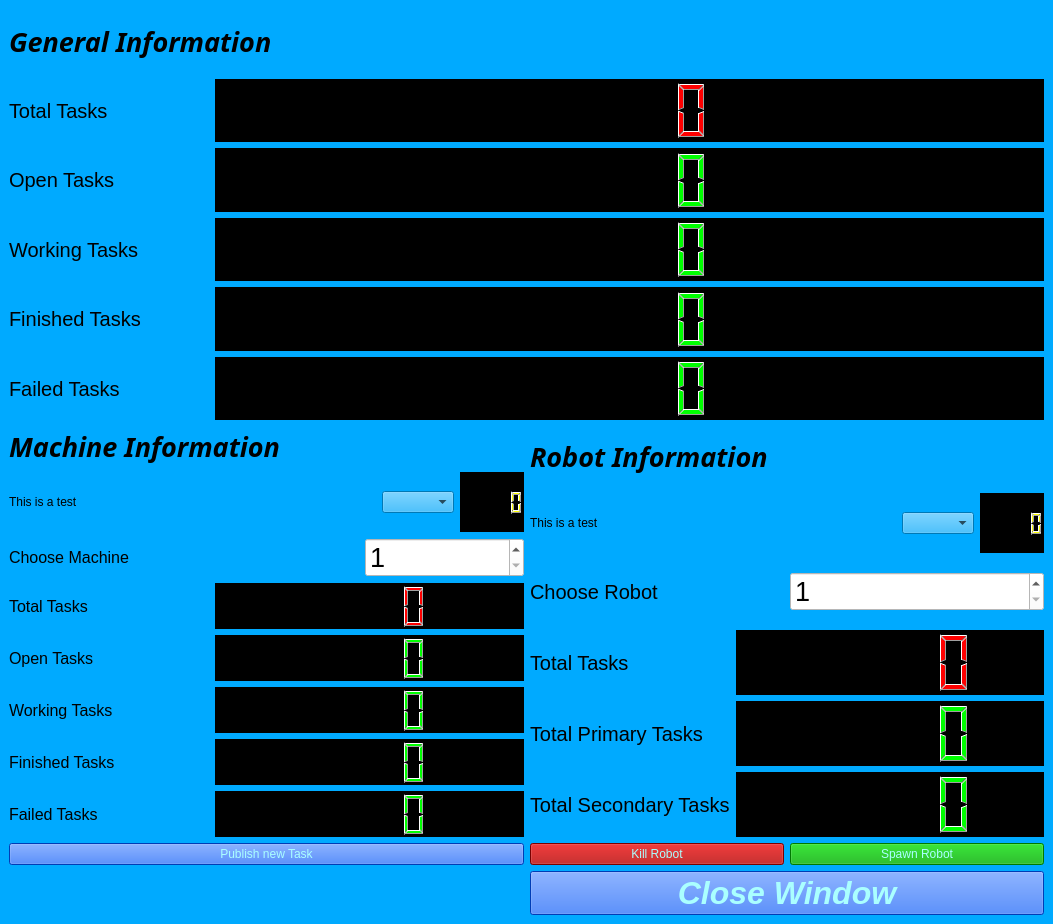
<?xml version="1.0" encoding="UTF-8"?>
<ui version="4.0">
 <class>GUI</class>
 <widget class="QMainWindow" name="GUI">
  <property name="geometry">
   <rect>
    <x>0</x>
    <y>0</y>
    <width>1053</width>
    <height>924</height>
   </rect>
  </property>
  <property name="windowTitle">
   <string>GUI</string>
  </property>
  <property name="styleSheet">
   <string notr="true">background-color: rgb(0, 170, 255);</string>
  </property>
  <widget class="QWidget" name="centralwidget">
   <layout class="QGridLayout" name="gridLayout">
    <item row="0" column="0" colspan="2">
     <layout class="QVBoxLayout" name="verticalLayout">
      <item>
       <widget class="QLabel" name="label_17">
        <property name="font">
         <font>
          <family>Purisa</family>
          <pointsize>20</pointsize>
          <weight>75</weight>
          <italic>true</italic>
          <bold>true</bold>
         </font>
        </property>
        <property name="text">
         <string>General Information</string>
        </property>
       </widget>
      </item>
      <item>
       <layout class="QHBoxLayout" name="horizontalLayout">
        <item>
         <widget class="QLabel" name="label">
          <property name="sizePolicy">
           <sizepolicy hsizetype="Fixed" vsizetype="Preferred">
            <horstretch>0</horstretch>
            <verstretch>0</verstretch>
           </sizepolicy>
          </property>
          <property name="minimumSize">
           <size>
            <width>200</width>
            <height>55</height>
           </size>
          </property>
          <property name="font">
           <font>
            <pointsize>15</pointsize>
           </font>
          </property>
          <property name="text">
           <string>Total Tasks</string>
          </property>
         </widget>
        </item>
        <item>
         <spacer name="horizontalSpacer">
          <property name="minimumSize">
           <size>
            <width>0</width>
            <height>55</height>
           </size>
          </property>
          <property name="orientation">
           <enum>Qt::Horizontal</enum>
          </property>
          <property name="sizeType">
           <enum>QSizePolicy::Fixed</enum>
          </property>
          <property name="sizeHint" stdset="0">
           <size>
            <width>650</width>
            <height>20</height>
           </size>
          </property>
         </spacer>
        </item>
        <item>
         <widget class="QLCDNumber" name="lcdNumberTotalTasks">
          <property name="minimumSize">
           <size>
            <width>100</width>
            <height>55</height>
           </size>
          </property>
          <property name="styleSheet">
           <string notr="true">background-color: rgb(0, 0, 0);
color: rgb(255, 0, 0);</string>
          </property>
          <property name="digitCount">
           <number>5</number>
          </property>
         </widget>
        </item>
       </layout>
      </item>
      <item>
       <layout class="QHBoxLayout" name="horizontalLayout_2">
        <item>
         <widget class="QLabel" name="label_2">
          <property name="sizePolicy">
           <sizepolicy hsizetype="Fixed" vsizetype="Preferred">
            <horstretch>0</horstretch>
            <verstretch>0</verstretch>
           </sizepolicy>
          </property>
          <property name="minimumSize">
           <size>
            <width>200</width>
            <height>55</height>
           </size>
          </property>
          <property name="font">
           <font>
            <pointsize>15</pointsize>
           </font>
          </property>
          <property name="text">
           <string>Open Tasks</string>
          </property>
         </widget>
        </item>
        <item>
         <spacer name="horizontalSpacer_2">
          <property name="minimumSize">
           <size>
            <width>0</width>
            <height>55</height>
           </size>
          </property>
          <property name="orientation">
           <enum>Qt::Horizontal</enum>
          </property>
          <property name="sizeType">
           <enum>QSizePolicy::Fixed</enum>
          </property>
          <property name="sizeHint" stdset="0">
           <size>
            <width>650</width>
            <height>20</height>
           </size>
          </property>
         </spacer>
        </item>
        <item>
         <widget class="QLCDNumber" name="lcdNumberOpenTasks">
          <property name="minimumSize">
           <size>
            <width>100</width>
            <height>55</height>
           </size>
          </property>
          <property name="styleSheet">
           <string notr="true">background-color: rgb(0, 0, 0);
color: rgb(0, 255, 0);</string>
          </property>
          <property name="digitCount">
           <number>5</number>
          </property>
         </widget>
        </item>
       </layout>
      </item>
      <item>
       <layout class="QHBoxLayout" name="horizontalLayout_3">
        <item>
         <widget class="QLabel" name="label_3">
          <property name="sizePolicy">
           <sizepolicy hsizetype="Fixed" vsizetype="Preferred">
            <horstretch>0</horstretch>
            <verstretch>0</verstretch>
           </sizepolicy>
          </property>
          <property name="minimumSize">
           <size>
            <width>200</width>
            <height>55</height>
           </size>
          </property>
          <property name="font">
           <font>
            <pointsize>15</pointsize>
           </font>
          </property>
          <property name="text">
           <string>Working Tasks</string>
          </property>
         </widget>
        </item>
        <item>
         <spacer name="horizontalSpacer_3">
          <property name="minimumSize">
           <size>
            <width>0</width>
            <height>55</height>
           </size>
          </property>
          <property name="orientation">
           <enum>Qt::Horizontal</enum>
          </property>
          <property name="sizeType">
           <enum>QSizePolicy::Fixed</enum>
          </property>
          <property name="sizeHint" stdset="0">
           <size>
            <width>650</width>
            <height>20</height>
           </size>
          </property>
         </spacer>
        </item>
        <item>
         <widget class="QLCDNumber" name="lcdNumberWorkingTasks">
          <property name="minimumSize">
           <size>
            <width>100</width>
            <height>55</height>
           </size>
          </property>
          <property name="styleSheet">
           <string notr="true">background-color: rgb(0, 0, 0);
color: rgb(0, 255, 0);</string>
          </property>
          <property name="digitCount">
           <number>5</number>
          </property>
         </widget>
        </item>
       </layout>
      </item>
      <item>
       <layout class="QHBoxLayout" name="horizontalLayout_4">
        <item>
         <widget class="QLabel" name="label_4">
          <property name="sizePolicy">
           <sizepolicy hsizetype="Fixed" vsizetype="Preferred">
            <horstretch>0</horstretch>
            <verstretch>0</verstretch>
           </sizepolicy>
          </property>
          <property name="minimumSize">
           <size>
            <width>200</width>
            <height>55</height>
           </size>
          </property>
          <property name="font">
           <font>
            <pointsize>15</pointsize>
           </font>
          </property>
          <property name="text">
           <string>Finished Tasks</string>
          </property>
         </widget>
        </item>
        <item>
         <spacer name="horizontalSpacer_4">
          <property name="minimumSize">
           <size>
            <width>0</width>
            <height>55</height>
           </size>
          </property>
          <property name="orientation">
           <enum>Qt::Horizontal</enum>
          </property>
          <property name="sizeType">
           <enum>QSizePolicy::Fixed</enum>
          </property>
          <property name="sizeHint" stdset="0">
           <size>
            <width>650</width>
            <height>20</height>
           </size>
          </property>
         </spacer>
        </item>
        <item>
         <widget class="QLCDNumber" name="lcdNumberFinishedTasks">
          <property name="minimumSize">
           <size>
            <width>100</width>
            <height>55</height>
           </size>
          </property>
          <property name="styleSheet">
           <string notr="true">background-color: rgb(0, 0, 0);
color: rgb(0, 255, 0);</string>
          </property>
          <property name="digitCount">
           <number>5</number>
          </property>
         </widget>
        </item>
       </layout>
      </item>
      <item>
       <layout class="QHBoxLayout" name="horizontalLayout_5">
        <item>
         <widget class="QLabel" name="label_5">
          <property name="sizePolicy">
           <sizepolicy hsizetype="Fixed" vsizetype="Preferred">
            <horstretch>0</horstretch>
            <verstretch>0</verstretch>
           </sizepolicy>
          </property>
          <property name="minimumSize">
           <size>
            <width>200</width>
            <height>55</height>
           </size>
          </property>
          <property name="font">
           <font>
            <pointsize>15</pointsize>
           </font>
          </property>
          <property name="text">
           <string>Failed Tasks</string>
          </property>
         </widget>
        </item>
        <item>
         <spacer name="horizontalSpacer_5">
          <property name="minimumSize">
           <size>
            <width>0</width>
            <height>55</height>
           </size>
          </property>
          <property name="orientation">
           <enum>Qt::Horizontal</enum>
          </property>
          <property name="sizeType">
           <enum>QSizePolicy::Fixed</enum>
          </property>
          <property name="sizeHint" stdset="0">
           <size>
            <width>650</width>
            <height>20</height>
           </size>
          </property>
         </spacer>
        </item>
        <item>
         <widget class="QLCDNumber" name="lcdNumberFailedTasks">
          <property name="minimumSize">
           <size>
            <width>100</width>
            <height>55</height>
           </size>
          </property>
          <property name="styleSheet">
           <string notr="true">background-color: rgb(0, 0, 0);
color: rgb(0, 255, 0);</string>
          </property>
          <property name="digitCount">
           <number>5</number>
          </property>
         </widget>
        </item>
       </layout>
      </item>
     </layout>
    </item>
    <item row="1" column="0">
     <layout class="QVBoxLayout" name="verticalLayout_3">
      <item>
       <widget class="QLabel" name="label_18">
        <property name="minimumSize">
         <size>
          <width>0</width>
          <height>40</height>
         </size>
        </property>
        <property name="font">
         <font>
          <family>Purisa</family>
          <pointsize>20</pointsize>
          <weight>75</weight>
          <italic>true</italic>
          <bold>true</bold>
         </font>
        </property>
        <property name="text">
         <string>Machine Information</string>
        </property>
       </widget>
      </item>
      <item>
       <layout class="QHBoxLayout" name="horizontalLayout_12">
        <item>
         <widget class="QLabel" name="label_12">
          <property name="text">
           <string>This is a test</string>
          </property>
         </widget>
        </item>
        <item>
         <spacer name="horizontalSpacer_12">
          <property name="orientation">
           <enum>Qt::Horizontal</enum>
          </property>
          <property name="sizeHint" stdset="0">
           <size>
            <width>150</width>
            <height>20</height>
           </size>
          </property>
         </spacer>
        </item>
        <item>
         <widget class="QComboBox" name="comboBoxMachines"/>
        </item>
        <item>
         <widget class="QLCDNumber" name="lcdNumber">
          <property name="minimumSize">
           <size>
            <width>0</width>
            <height>60</height>
           </size>
          </property>
          <property name="maximumSize">
           <size>
            <width>300</width>
            <height>16777215</height>
           </size>
          </property>
          <property name="styleSheet">
           <string notr="true">background-color: rgb(0, 0, 0);
color: rgb(255, 255, 0);</string>
          </property>
         </widget>
        </item>
       </layout>
      </item>
      <item>
       <layout class="QHBoxLayout" name="horizontalLayout_6">
        <item>
         <widget class="QLabel" name="label_6">
          <property name="minimumSize">
           <size>
            <width>200</width>
            <height>20</height>
           </size>
          </property>
          <property name="font">
           <font>
            <pointsize>12</pointsize>
           </font>
          </property>
          <property name="text">
           <string>Choose Machine</string>
          </property>
         </widget>
        </item>
        <item>
         <spacer name="horizontalSpacer_6">
          <property name="orientation">
           <enum>Qt::Horizontal</enum>
          </property>
          <property name="sizeType">
           <enum>QSizePolicy::Fixed</enum>
          </property>
          <property name="sizeHint" stdset="0">
           <size>
            <width>150</width>
            <height>20</height>
           </size>
          </property>
         </spacer>
        </item>
        <item>
         <widget class="QSpinBox" name="spinBoxMachines">
          <property name="font">
           <font>
            <family>Ubuntu</family>
            <pointsize>20</pointsize>
            <weight>50</weight>
            <italic>false</italic>
            <bold>false</bold>
           </font>
          </property>
          <property name="styleSheet">
           <string notr="true">background-color: rgb(255, 255, 255);
color: rgb(0, 0, 0);</string>
          </property>
          <property name="minimum">
           <number>1</number>
          </property>
          <property name="maximum">
           <number>9</number>
          </property>
         </widget>
        </item>
       </layout>
      </item>
      <item>
       <layout class="QHBoxLayout" name="horizontalLayout_7">
        <item>
         <widget class="QLabel" name="label_7">
          <property name="sizePolicy">
           <sizepolicy hsizetype="Fixed" vsizetype="Preferred">
            <horstretch>0</horstretch>
            <verstretch>0</verstretch>
           </sizepolicy>
          </property>
          <property name="minimumSize">
           <size>
            <width>200</width>
            <height>20</height>
           </size>
          </property>
          <property name="font">
           <font>
            <pointsize>12</pointsize>
           </font>
          </property>
          <property name="text">
           <string>Total Tasks</string>
          </property>
         </widget>
        </item>
        <item>
         <spacer name="horizontalSpacer_7">
          <property name="minimumSize">
           <size>
            <width>0</width>
            <height>46</height>
           </size>
          </property>
          <property name="orientation">
           <enum>Qt::Horizontal</enum>
          </property>
          <property name="sizeType">
           <enum>QSizePolicy::Fixed</enum>
          </property>
          <property name="sizeHint" stdset="0">
           <size>
            <width>150</width>
            <height>20</height>
           </size>
          </property>
         </spacer>
        </item>
        <item>
         <widget class="QLCDNumber" name="lcdNumberMachineTotalTasks">
          <property name="minimumSize">
           <size>
            <width>100</width>
            <height>20</height>
           </size>
          </property>
          <property name="styleSheet">
           <string notr="true">background-color: rgb(0, 0, 0);
color: rgb(255, 0, 0);</string>
          </property>
          <property name="digitCount">
           <number>5</number>
          </property>
         </widget>
        </item>
       </layout>
      </item>
      <item>
       <layout class="QHBoxLayout" name="horizontalLayout_8">
        <item>
         <widget class="QLabel" name="label_8">
          <property name="sizePolicy">
           <sizepolicy hsizetype="Fixed" vsizetype="Preferred">
            <horstretch>0</horstretch>
            <verstretch>0</verstretch>
           </sizepolicy>
          </property>
          <property name="minimumSize">
           <size>
            <width>200</width>
            <height>20</height>
           </size>
          </property>
          <property name="font">
           <font>
            <pointsize>12</pointsize>
           </font>
          </property>
          <property name="text">
           <string>Open Tasks</string>
          </property>
         </widget>
        </item>
        <item>
         <spacer name="horizontalSpacer_8">
          <property name="minimumSize">
           <size>
            <width>0</width>
            <height>46</height>
           </size>
          </property>
          <property name="orientation">
           <enum>Qt::Horizontal</enum>
          </property>
          <property name="sizeType">
           <enum>QSizePolicy::Fixed</enum>
          </property>
          <property name="sizeHint" stdset="0">
           <size>
            <width>150</width>
            <height>20</height>
           </size>
          </property>
         </spacer>
        </item>
        <item>
         <widget class="QLCDNumber" name="lcdNumberMachineOpenTasks">
          <property name="minimumSize">
           <size>
            <width>100</width>
            <height>20</height>
           </size>
          </property>
          <property name="styleSheet">
           <string notr="true">background-color: rgb(0, 0, 0);
color: rgb(0, 255, 0);</string>
          </property>
          <property name="digitCount">
           <number>5</number>
          </property>
         </widget>
        </item>
       </layout>
      </item>
      <item>
       <layout class="QHBoxLayout" name="horizontalLayout_9">
        <item>
         <widget class="QLabel" name="label_9">
          <property name="sizePolicy">
           <sizepolicy hsizetype="Fixed" vsizetype="Preferred">
            <horstretch>0</horstretch>
            <verstretch>0</verstretch>
           </sizepolicy>
          </property>
          <property name="minimumSize">
           <size>
            <width>200</width>
            <height>20</height>
           </size>
          </property>
          <property name="font">
           <font>
            <pointsize>12</pointsize>
           </font>
          </property>
          <property name="text">
           <string>Working Tasks</string>
          </property>
         </widget>
        </item>
        <item>
         <spacer name="horizontalSpacer_9">
          <property name="minimumSize">
           <size>
            <width>0</width>
            <height>46</height>
           </size>
          </property>
          <property name="orientation">
           <enum>Qt::Horizontal</enum>
          </property>
          <property name="sizeType">
           <enum>QSizePolicy::Fixed</enum>
          </property>
          <property name="sizeHint" stdset="0">
           <size>
            <width>150</width>
            <height>20</height>
           </size>
          </property>
         </spacer>
        </item>
        <item>
         <widget class="QLCDNumber" name="lcdNumberMachineWorkingTasks">
          <property name="minimumSize">
           <size>
            <width>100</width>
            <height>20</height>
           </size>
          </property>
          <property name="styleSheet">
           <string notr="true">background-color: rgb(0, 0, 0);
color: rgb(0, 255, 0);</string>
          </property>
          <property name="digitCount">
           <number>5</number>
          </property>
         </widget>
        </item>
       </layout>
      </item>
      <item>
       <layout class="QHBoxLayout" name="horizontalLayout_10">
        <item>
         <widget class="QLabel" name="label_10">
          <property name="sizePolicy">
           <sizepolicy hsizetype="Fixed" vsizetype="Preferred">
            <horstretch>0</horstretch>
            <verstretch>0</verstretch>
           </sizepolicy>
          </property>
          <property name="minimumSize">
           <size>
            <width>200</width>
            <height>20</height>
           </size>
          </property>
          <property name="font">
           <font>
            <pointsize>12</pointsize>
           </font>
          </property>
          <property name="text">
           <string>Finished Tasks</string>
          </property>
         </widget>
        </item>
        <item>
         <spacer name="horizontalSpacer_10">
          <property name="minimumSize">
           <size>
            <width>0</width>
            <height>46</height>
           </size>
          </property>
          <property name="orientation">
           <enum>Qt::Horizontal</enum>
          </property>
          <property name="sizeType">
           <enum>QSizePolicy::Fixed</enum>
          </property>
          <property name="sizeHint" stdset="0">
           <size>
            <width>150</width>
            <height>20</height>
           </size>
          </property>
         </spacer>
        </item>
        <item>
         <widget class="QLCDNumber" name="lcdNumberMachineFinishedTasks">
          <property name="minimumSize">
           <size>
            <width>100</width>
            <height>20</height>
           </size>
          </property>
          <property name="styleSheet">
           <string notr="true">background-color: rgb(0, 0, 0);
color: rgb(0, 255, 0);</string>
          </property>
          <property name="digitCount">
           <number>5</number>
          </property>
         </widget>
        </item>
       </layout>
      </item>
      <item>
       <layout class="QHBoxLayout" name="horizontalLayout_11">
        <item>
         <widget class="QLabel" name="label_11">
          <property name="sizePolicy">
           <sizepolicy hsizetype="Fixed" vsizetype="Preferred">
            <horstretch>0</horstretch>
            <verstretch>0</verstretch>
           </sizepolicy>
          </property>
          <property name="minimumSize">
           <size>
            <width>200</width>
            <height>20</height>
           </size>
          </property>
          <property name="font">
           <font>
            <pointsize>12</pointsize>
           </font>
          </property>
          <property name="text">
           <string>Failed Tasks</string>
          </property>
         </widget>
        </item>
        <item>
         <spacer name="horizontalSpacer_11">
          <property name="minimumSize">
           <size>
            <width>0</width>
            <height>46</height>
           </size>
          </property>
          <property name="orientation">
           <enum>Qt::Horizontal</enum>
          </property>
          <property name="sizeType">
           <enum>QSizePolicy::Fixed</enum>
          </property>
          <property name="sizeHint" stdset="0">
           <size>
            <width>150</width>
            <height>20</height>
           </size>
          </property>
         </spacer>
        </item>
        <item>
         <widget class="QLCDNumber" name="lcdNumberMachineFailedTasks">
          <property name="minimumSize">
           <size>
            <width>100</width>
            <height>20</height>
           </size>
          </property>
          <property name="styleSheet">
           <string notr="true">background-color: rgb(0, 0, 0);
color: rgb(0, 255, 0);</string>
          </property>
          <property name="digitCount">
           <number>5</number>
          </property>
         </widget>
        </item>
       </layout>
      </item>
      <item>
       <widget class="QPushButton" name="pushButtonPublishTask">
        <property name="styleSheet">
         <string notr="true">background-color: rgb(0, 85, 255);
color: rgb(170, 255, 255);</string>
        </property>
        <property name="text">
         <string>Publish new Task</string>
        </property>
       </widget>
      </item>
     </layout>
    </item>
    <item row="1" column="1">
     <layout class="QVBoxLayout" name="verticalLayout_4">
      <item>
       <widget class="QLabel" name="label_19">
        <property name="minimumSize">
         <size>
          <width>0</width>
          <height>50</height>
         </size>
        </property>
        <property name="font">
         <font>
          <family>Purisa</family>
          <pointsize>20</pointsize>
          <weight>75</weight>
          <italic>true</italic>
          <bold>true</bold>
         </font>
        </property>
        <property name="text">
         <string>Robot Information</string>
        </property>
       </widget>
      </item>
      <item>
       <layout class="QHBoxLayout" name="horizontalLayout_14">
        <item>
         <widget class="QLabel" name="label_13">
          <property name="text">
           <string>This is a test</string>
          </property>
         </widget>
        </item>
        <item>
         <spacer name="horizontalSpacer_13">
          <property name="orientation">
           <enum>Qt::Horizontal</enum>
          </property>
          <property name="sizeHint" stdset="0">
           <size>
            <width>150</width>
            <height>20</height>
           </size>
          </property>
         </spacer>
        </item>
        <item>
         <widget class="QComboBox" name="comboBoxRobots"/>
        </item>
        <item>
         <widget class="QLCDNumber" name="lcdNumber_2">
          <property name="minimumSize">
           <size>
            <width>0</width>
            <height>60</height>
           </size>
          </property>
          <property name="maximumSize">
           <size>
            <width>300</width>
            <height>16777215</height>
           </size>
          </property>
          <property name="styleSheet">
           <string notr="true">background-color: rgb(0, 0, 0);
color: rgb(255, 255, 0);</string>
          </property>
         </widget>
        </item>
       </layout>
      </item>
      <item>
       <layout class="QHBoxLayout" name="horizontalLayout_17">
        <item>
         <widget class="QLabel" name="label_20">
          <property name="minimumSize">
           <size>
            <width>200</width>
            <height>40</height>
           </size>
          </property>
          <property name="font">
           <font>
            <pointsize>15</pointsize>
           </font>
          </property>
          <property name="text">
           <string>Choose Robot</string>
          </property>
         </widget>
        </item>
        <item>
         <spacer name="horizontalSpacer_17">
          <property name="minimumSize">
           <size>
            <width>0</width>
            <height>65</height>
           </size>
          </property>
          <property name="orientation">
           <enum>Qt::Horizontal</enum>
          </property>
          <property name="sizeType">
           <enum>QSizePolicy::Fixed</enum>
          </property>
          <property name="sizeHint" stdset="0">
           <size>
            <width>150</width>
            <height>20</height>
           </size>
          </property>
         </spacer>
        </item>
        <item>
         <widget class="QSpinBox" name="spinBoxRobots">
          <property name="font">
           <font>
            <family>Ubuntu</family>
            <pointsize>20</pointsize>
            <weight>50</weight>
            <italic>false</italic>
            <bold>false</bold>
           </font>
          </property>
          <property name="styleSheet">
           <string notr="true">background-color: rgb(255, 255, 255);
color: rgb(0, 0, 0);</string>
          </property>
          <property name="minimum">
           <number>1</number>
          </property>
          <property name="maximum">
           <number>9</number>
          </property>
          <property name="value">
           <number>1</number>
          </property>
         </widget>
        </item>
       </layout>
      </item>
      <item>
       <layout class="QHBoxLayout" name="horizontalLayout_18">
        <item>
         <widget class="QLabel" name="label_21">
          <property name="sizePolicy">
           <sizepolicy hsizetype="Fixed" vsizetype="Minimum">
            <horstretch>0</horstretch>
            <verstretch>0</verstretch>
           </sizepolicy>
          </property>
          <property name="minimumSize">
           <size>
            <width>200</width>
            <height>40</height>
           </size>
          </property>
          <property name="font">
           <font>
            <pointsize>15</pointsize>
           </font>
          </property>
          <property name="text">
           <string>Total Tasks</string>
          </property>
         </widget>
        </item>
        <item>
         <spacer name="horizontalSpacer_18">
          <property name="minimumSize">
           <size>
            <width>0</width>
            <height>65</height>
           </size>
          </property>
          <property name="orientation">
           <enum>Qt::Horizontal</enum>
          </property>
          <property name="sizeType">
           <enum>QSizePolicy::Fixed</enum>
          </property>
          <property name="sizeHint" stdset="0">
           <size>
            <width>150</width>
            <height>20</height>
           </size>
          </property>
         </spacer>
        </item>
        <item>
         <widget class="QLCDNumber" name="lcdNumberRobotTotalTasks">
          <property name="enabled">
           <bool>true</bool>
          </property>
          <property name="minimumSize">
           <size>
            <width>100</width>
            <height>40</height>
           </size>
          </property>
          <property name="styleSheet">
           <string notr="true">background-color: rgb(0, 0, 0);
color: rgb(255, 0, 0);</string>
          </property>
          <property name="digitCount">
           <number>5</number>
          </property>
         </widget>
        </item>
       </layout>
      </item>
      <item>
       <layout class="QHBoxLayout" name="horizontalLayout_23">
        <item>
         <widget class="QLabel" name="label_26">
          <property name="sizePolicy">
           <sizepolicy hsizetype="Fixed" vsizetype="Preferred">
            <horstretch>0</horstretch>
            <verstretch>0</verstretch>
           </sizepolicy>
          </property>
          <property name="minimumSize">
           <size>
            <width>200</width>
            <height>40</height>
           </size>
          </property>
          <property name="font">
           <font>
            <pointsize>15</pointsize>
           </font>
          </property>
          <property name="text">
           <string>Total Primary Tasks</string>
          </property>
         </widget>
        </item>
        <item>
         <spacer name="horizontalSpacer_23">
          <property name="minimumSize">
           <size>
            <width>0</width>
            <height>65</height>
           </size>
          </property>
          <property name="orientation">
           <enum>Qt::Horizontal</enum>
          </property>
          <property name="sizeType">
           <enum>QSizePolicy::Fixed</enum>
          </property>
          <property name="sizeHint" stdset="0">
           <size>
            <width>150</width>
            <height>20</height>
           </size>
          </property>
         </spacer>
        </item>
        <item>
         <widget class="QLCDNumber" name="lcdNumberRobotPrimaryTasks">
          <property name="minimumSize">
           <size>
            <width>100</width>
            <height>40</height>
           </size>
          </property>
          <property name="styleSheet">
           <string notr="true">background-color: rgb(0, 0, 0);
color: rgb(0, 255, 0);</string>
          </property>
          <property name="digitCount">
           <number>5</number>
          </property>
         </widget>
        </item>
       </layout>
      </item>
      <item>
       <layout class="QHBoxLayout" name="horizontalLayout_24">
        <item>
         <widget class="QLabel" name="label_27">
          <property name="sizePolicy">
           <sizepolicy hsizetype="Fixed" vsizetype="Preferred">
            <horstretch>0</horstretch>
            <verstretch>0</verstretch>
           </sizepolicy>
          </property>
          <property name="minimumSize">
           <size>
            <width>200</width>
            <height>40</height>
           </size>
          </property>
          <property name="font">
           <font>
            <pointsize>15</pointsize>
           </font>
          </property>
          <property name="text">
           <string>Total Secondary Tasks</string>
          </property>
         </widget>
        </item>
        <item>
         <spacer name="horizontalSpacer_24">
          <property name="minimumSize">
           <size>
            <width>0</width>
            <height>65</height>
           </size>
          </property>
          <property name="orientation">
           <enum>Qt::Horizontal</enum>
          </property>
          <property name="sizeType">
           <enum>QSizePolicy::Fixed</enum>
          </property>
          <property name="sizeHint" stdset="0">
           <size>
            <width>150</width>
            <height>20</height>
           </size>
          </property>
         </spacer>
        </item>
        <item>
         <widget class="QLCDNumber" name="lcdNumberRobotSecondaryTasks">
          <property name="minimumSize">
           <size>
            <width>100</width>
            <height>40</height>
           </size>
          </property>
          <property name="styleSheet">
           <string notr="true">background-color: rgb(0, 0, 0);
color: rgb(0,255, 0);</string>
          </property>
          <property name="digitCount">
           <number>5</number>
          </property>
         </widget>
        </item>
       </layout>
      </item>
      <item>
       <layout class="QHBoxLayout" name="horizontalLayout_13">
        <item>
         <widget class="QPushButton" name="pushButtonRobotKill">
          <property name="styleSheet">
           <string notr="true">background-color: rgb(170, 0, 0);
color: rgb(170, 255, 255);</string>
          </property>
          <property name="text">
           <string>Kill Robot</string>
          </property>
         </widget>
        </item>
        <item>
         <widget class="QPushButton" name="pushButtonRobotSpawn">
          <property name="styleSheet">
           <string notr="true">color: rgb(170, 255, 255);
background-color: rgb(0, 170, 0);</string>
          </property>
          <property name="text">
           <string>Spawn Robot</string>
          </property>
         </widget>
        </item>
       </layout>
      </item>
     </layout>
    </item>
    <item row="2" column="1">
     <widget class="QPushButton" name="pushButtonClose">
      <property name="font">
       <font>
        <pointsize>24</pointsize>
        <weight>75</weight>
        <italic>true</italic>
        <bold>true</bold>
       </font>
      </property>
      <property name="styleSheet">
       <string notr="true">background-color: rgb(0, 85, 255);
color: rgb(170, 255, 255);</string>
      </property>
      <property name="text">
       <string>Close Window</string>
      </property>
     </widget>
    </item>
   </layout>
  </widget>
 </widget>
 <resources/>
 <connections>
  <connection>
   <sender>pushButtonClose</sender>
   <signal>clicked()</signal>
   <receiver>GUI</receiver>
   <slot>close()</slot>
   <hints>
    <hint type="sourcelabel">
     <x>328</x>
     <y>709</y>
    </hint>
    <hint type="destinationlabel">
     <x>444</x>
     <y>381</y>
    </hint>
   </hints>
  </connection>
  <connection>
   <sender>comboBoxMachines</sender>
   <signal>currentIndexChanged(int)</signal>
   <receiver>lcdNumber</receiver>
   <slot>display(int)</slot>
   <hints>
    <hint type="sourcelabel">
     <x>527</x>
     <y>435</y>
    </hint>
    <hint type="destinationlabel">
     <x>159</x>
     <y>483</y>
    </hint>
   </hints>
  </connection>
  <connection>
   <sender>comboBoxRobots</sender>
   <signal>currentIndexChanged(int)</signal>
   <receiver>lcdNumber_2</receiver>
   <slot>display(int)</slot>
   <hints>
    <hint type="sourcelabel">
     <x>929</x>
     <y>487</y>
    </hint>
    <hint type="destinationlabel">
     <x>1009</x>
     <y>487</y>
    </hint>
   </hints>
  </connection>
 </connections>
</ui>
